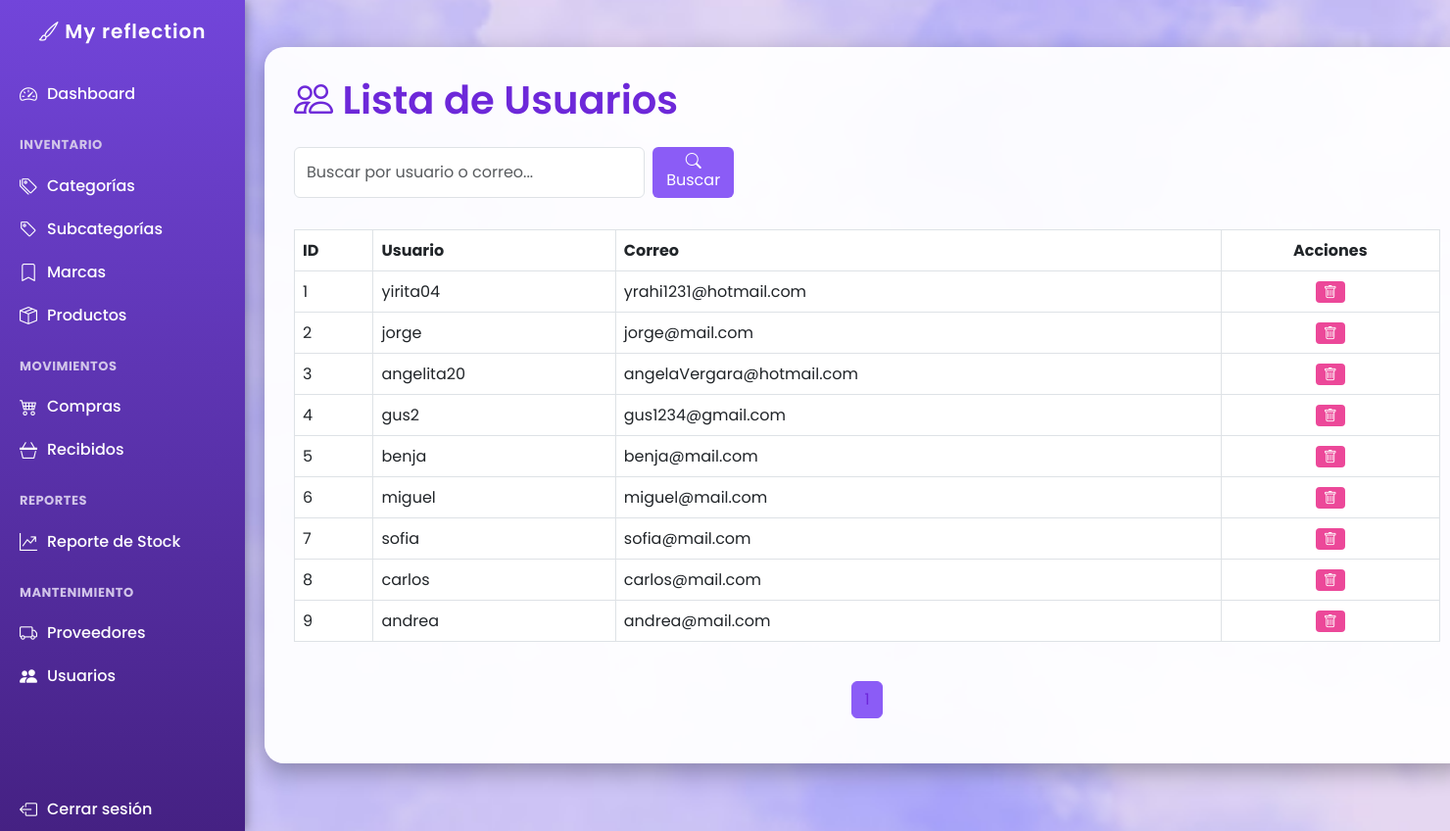
/index.php?c=usuario&a=listar (signed in), run on the app's committed database.
### tables this page shows
CREATE TABLE Usuario (
    idUsuario INT AUTO_INCREMENT PRIMARY KEY,
    idEmpleado INT,
    idRol INT,
    usuario VARCHAR(50) UNIQUE NOT NULL,
    correo VARCHAR(150) UNIQUE NOT NULL,
    contrasena VARCHAR(100) NOT NULL,
    fechaCreacion DATETIME DEFAULT CURRENT_TIMESTAMP,
    fechaModificacion DATETIME NULL,
    usuarioCreacion VARCHAR(100),
    usuarioModificacion VARCHAR(100),
    esDesactivado TINYINT(1) DEFAULT 0,
    FOREIGN KEY (idEmpleado) REFERENCES Empleado(idEmpleado),
    FOREIGN KEY (idRol) REFERENCES Rol(idRol)
);

### controller/UsuarioController.php (called while the page is built, shortened)
<?php
require_once __DIR__ . '/../model/Usuario.php';
class UsuarioController {
    private $model;
    public function __construct() {
        $this->model = new Usuario();
    }
    public function listar() {
        $terminoBusqueda = $_GET['q'] ?? '';
        $paginaActual = isset($_GET['pagina']) ? (int)$_GET['pagina'] : 1;
        $usuariosPorPagina = 10;
        $offset = ($paginaActual - 1) * $usuariosPorPagina;
        $usuarios = $this->model->listar($terminoBusqueda, $usuariosPorPagina, $offset);
        $totalUsuarios = $this->model->contarUsuarios($terminoBusqueda);
        $totalPaginas = ceil($totalUsuarios / $usuariosPorPagina);
        require_once __DIR__ . '/../view/usuario/listar.php';
    }
}

### config/Conexion.php (called while the page is built)
<?php
class Database {
    private $host = "localhost";
    private $dbname = "SistemaInventario";
    private $user = "root";
    private $pass = "123456";
    public function getConnection() {
        try {
            $conn = new PDO("mysql:host=$this->host;dbname=$this->dbname",
                $this->user, $this->pass);
            $conn->setAttribute(PDO::ATTR_ERRMODE, PDO::ERRMODE_EXCEPTION);
            return $conn;
        } catch (PDOException $e) {
            die("Error de conexión: " . $e->getMessage());
        }
    }
}

### model/Usuario.php (called while the page is built, shortened)
<?php
require_once __DIR__ . '/../config/Conexion.php';
class Usuario {
    private $conn;
    public function __construct() {
        $this->conn = (new Database())->getConnection();
    }
    public function listar($terminoBusqueda = '', $limit = 10, $offset = 0) {
        try {
            $sql = "CALL sp_listarUsuarios(:termino, :limit, :offset)";
            $stmt = $this->conn->prepare($sql);
            $like = $terminoBusqueda;
            $stmt->bindParam(':termino', $like, PDO::PARAM_STR);
            $stmt->bindParam(':limit', $limit, PDO::PARAM_INT);
            $stmt->bindParam(':offset', $offset, PDO::PARAM_INT);
            $stmt->execute();
            return $stmt->fetchAll(PDO::FETCH_OBJ);
        } catch (Exception $e) {
            die($e->getMessage());
        }
    }
    public function contarUsuarios($terminoBusqueda = '') {
        try {
            $sql = "CALL sp_contarUsuarios(:termino)";
            $stmt = $this->conn->prepare($sql);
            $like = $terminoBusqueda;
            $stmt->bindParam(':termino', $like, PDO::PARAM_STR);
            $stmt->execute();
            return $stmt->fetchColumn();
        } catch (Exception $e) {
            die($e->getMessage());
        }
    }
}

### view/usuario/listar.php (the view, shortened to what this page needs)
<?php
include(__DIR__ . '/../BarraMenuAdmin.php');
?>
<!DOCTYPE html>
<html lang="es">
<head>
    <link href="https://cdn.jsdelivr.net/npm/bootstrap@5.3.0/dist/css/bootstrap.min.css" rel="stylesheet">
    <link href="https://cdn.jsdelivr.net/npm/bootstrap-icons/font/bootstrap-icons.css" rel="stylesheet">
</head>
<body>
<div class="content container mt-5">
    <h1 class="mb-4"><i class="bi bi-people"></i> Lista de Usuarios</h1>
    <div class="d-flex justify-content-between align-items-center mb-3">
        <form action="index.php" method="get" class="d-flex">
            <input type="text" name="q" class="form-control me-2" placeholder="Buscar por usuario o correo..."
                   value="<?= htmlspecialchars($terminoBusqueda ?? '') ?>">
            <button class="btn btn-lila" type="submit"><i class="bi bi-search"></i> Buscar</button>
        </form>
    </div>
    <div class="table-responsive">
        <table class="table table-bordered table-hover align-middle">
            <thead>
                <tr>
                    <th>ID</th>
                    <th>Usuario</th>
                    <th>Correo</th>
                    <th class="text-center">Acciones</th>
                </tr>
            </thead>
            <tbody>
                <?php if (!empty($usuarios)): ?>
                    <?php foreach ($usuarios as $user): ?>
                        <tr>
                            <td><?= htmlspecialchars($user->idUsuario) ?></td>
                            <td><?= htmlspecialchars($user->usuario) ?></td>
                            <td><?= htmlspecialchars($user->correo) ?></td>
                            <td class="text-center">
                                <a href="index.php?c=usuario&a=eliminar&id=<?= htmlspecialchars($user->idUsuario) ?>"
                                   class="btn btn-delete btn-sm"
                                   onclick="return confirm('¿Está seguro de que desea eliminar este usuario?');">
                                    <i class="bi bi-trash"></i>
                                </a>
                            </td>
                        </tr>
                    <?php endforeach; ?>
                <?php else: ?>
                    <tr>
                        <td colspan="4" class="text-center text-muted">No se encontraron usuarios.</td>
                    </tr>
                <?php endif; ?>
            </tbody>
        </table>
    </div>
    <nav aria-label="Paginación" class="mt-4">
        <ul class="pagination justify-content-center">
            <?php for ($i = 1; $i <= $totalPaginas; $i++): ?>
                <li class="page-item <?= ($i == ($paginaActual ?? 1)) ? 'active' : '' ?>">
                    <a class="page-link" href="index.php?c=usuario&a=listar&pagina=<?= $i ?><?= htmlspecialchars($terminoBusqueda ? '&q=' . $terminoBusqueda : '') ?>">
                        <?= $i ?>
                    </a>
                </li>
            <?php endfor; ?>
        </ul>
    </nav>
</div>
</body>
</html>

### view/BarraMenuAdmin.php (style rules this page uses)
body { font-family: 'Poppins', sans-serif; margin: 0; padding: 0; }
.content { margin-left: 250px; padding: 20px; }

### view/usuario/listar.php (style rules this page uses)
body { font-family: 'Poppins', sans-serif; background: url("view/imagenes/Fondo2.png") no-repeat center center fixed; background-size: cover; min-height: 100vh; }
.content { margin-left: 270px; margin-top: 10px; max-width: 1230px; background: rgba(255, 255, 255, 0.95); border-radius: 20px; padding: 30px; box-shadow: 0 8px 25px rgba(0,0,0,0.3); }
h1 { font-weight: 600; color: #6d28d9; }
.btn-lila { background-color: #8b5cf6; border: none; color: #fff; transition: 0.3s; }
.btn-delete { background-color: #ec4899; border: none; color: #fff; transition: 0.3s; }
table thead { background: #6d28d9 !important; color: #fff; }
.pagination .page-link { color: #6d28d9; }
.pagination .active .page-link { background-color: #8b5cf6; border-color: #8b5cf6; }

### data on the page
usuario: idUsuario "1", usuario "yirita04", correo "yrahi1231@hotmail.com"
usuario: idUsuario "2", usuario "jorge", correo "jorge@mail.com"
usuario: idUsuario "3", usuario "angelita20", correo "angelaVergara@hotmail.com"
usuario: idUsuario "4", usuario "gus2", correo "gus1234@gmail.com"
usuario: idUsuario "5", usuario "benja", correo "benja@mail.com"
usuario: idUsuario "6", usuario "miguel", correo "miguel@mail.com"
usuario: idUsuario "7", usuario "sofia", correo "sofia@mail.com"
usuario: idUsuario "8", usuario "carlos", correo "carlos@mail.com"
usuario: idUsuario "9", usuario "andrea", correo "andrea@mail.com"
